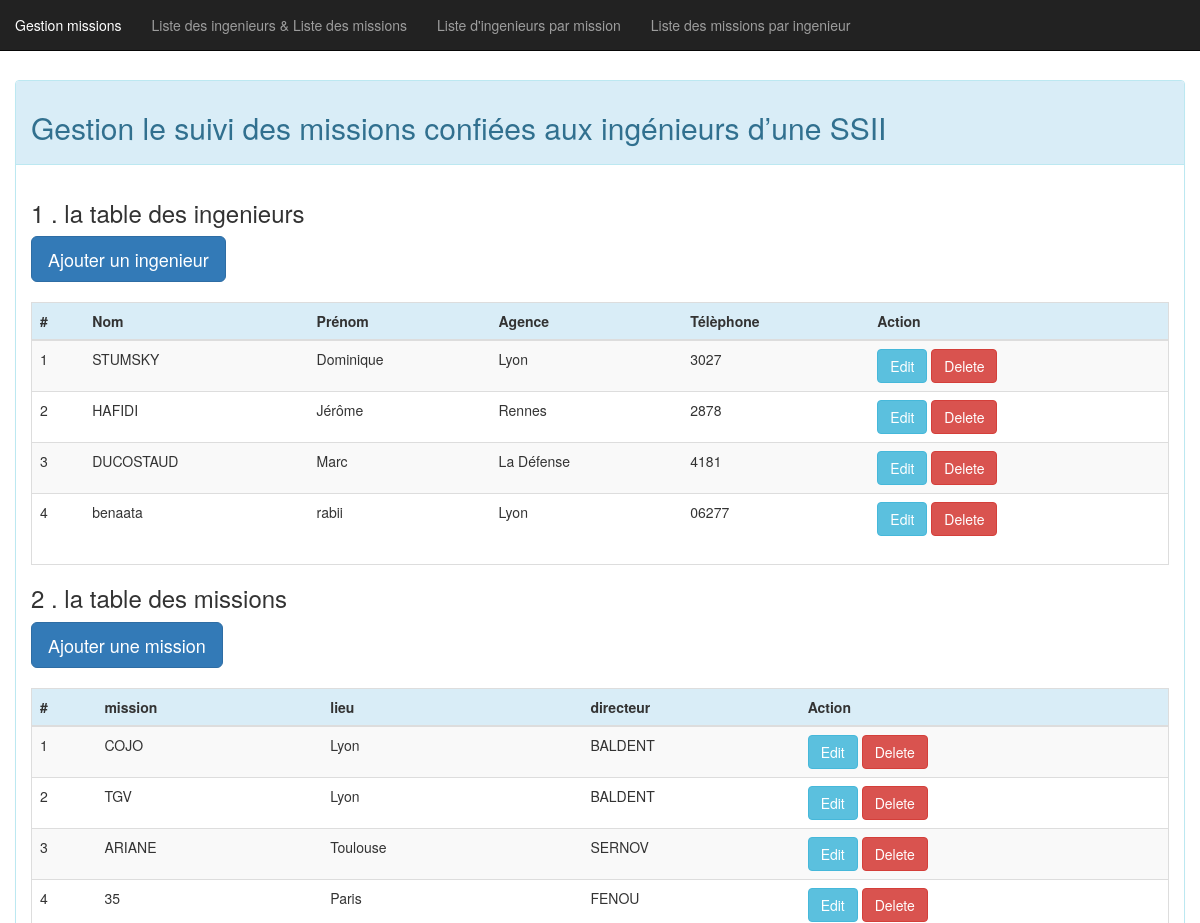
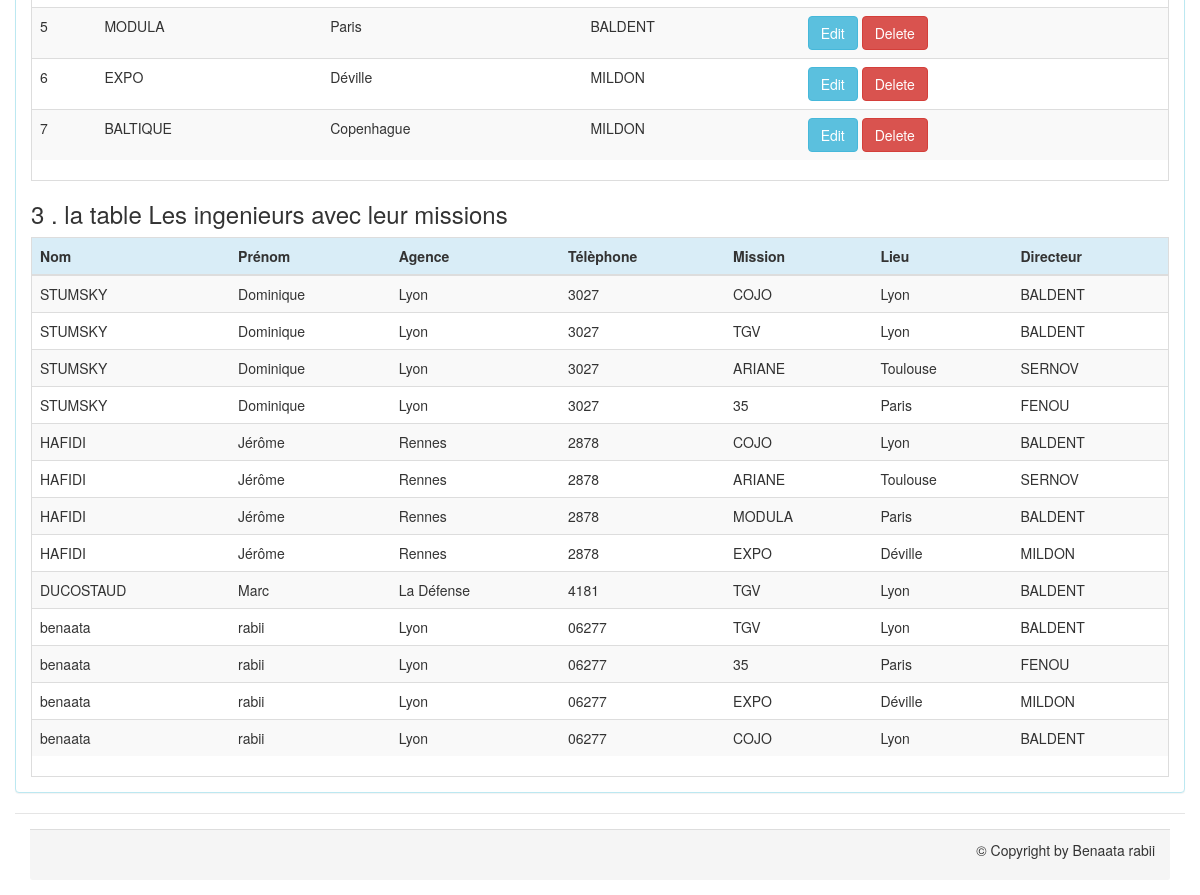
Screenshot of /principal.php with the database file from the repository (2 pictures, top to bottom).
### tables this page shows
CREATE TABLE `ingenieurs` (
  `idingenieurs` int(10) NOT NULL,
  `nom` varchar(20) NOT NULL,
  `prenom` varchar(20) NOT NULL,
  `agence` varchar(20) NOT NULL,
  `telephone` varchar(15) NOT NULL
);

CREATE TABLE `missions` (
  `idmissions` int(10) NOT NULL,
  `mission` varchar(35) NOT NULL,
  `lieu` varchar(35) NOT NULL,
  `directeur` varchar(35) NOT NULL
);

CREATE TABLE `affectations` (
  `idingenieurs` int(11) NOT NULL,
  `idmissions` int(11) NOT NULL
);

### fonction.fun.php (called while the page is built, shortened)
<?php
    function affiche_ingenieurs($bdd){
        $sql="SELECT * FROM `ingenieurs`";
        $reponse= $bdd->query($sql);
       return $reponse;
    }
     function affiche_missions($bdd){
        $sql="SELECT * FROM `missions`";
        $reponse= $bdd->query($sql);
        return $reponse;
    }
     function affiche_missions_ingenieurs($bdd){
        $sql="SELECT * FROM `missions`,ingenieurs,affectations WHERE ingenieurs.idingenieurs=affectations.idingenieurs and affectations.idmissions=missions.idmissions";
        $reponse= $bdd->prepare($sql);
        $reponse->execute();
        return $reponse;
    }
?>

### principal.php (the view, shortened to what this page needs)
<?php
include_once ('connect.php');
include_once ('fonction.fun.php');
?>
<!DOCTYPE html>
<html lang="en">
    <head>
        <link rel="stylesheet" type="text/css" href="principal.css" />
        <link href="bootstrap.min.css" rel="stylesheet">
        <link href="bootstrap-responsive.min.css" rel="stylesheet">
    </head>
    <body>
    <?php
    require_once 'menu.php';
    ?>
    <div class="col-md-12 col-xs-12 spacer">
        <div class="panel panel-info spacer">
            <div class="panel-heading">
                <h2>Gestion le suivi des missions confiées aux ingénieurs d’une SSII</h2>
            </div>
            <div class="panel-body">
                <div class="content">
                    <h3 id="ingenieurs">1 . la table des ingenieurs</h3>
                    <a class="btn btn-primary btn-lg" href="formulaire_ajouterIngenieur.php">Ajouter un ingenieur </a>
                    <br>
                    <br>
                    <div class="table-responsive table-bordered">
                        <table class="table table-striped">
                            <thead>
                            <tr class="bg-info">
                                <th>#</th>
                                <th>Nom</th>
                                <th>Prénom</th>
                                <th>Agence</th>
                                <th>Télèphone</th>
                                <th>Action</th>
                            </tr>
                            </thead>
                            <tbody>
                            <?php  $reponse = affiche_ingenieurs($bdd); while ($donnees = $reponse -> fetch(PDO::FETCH_ASSOC)): ?>
                                <tr class="gradeC">
                                    <td><?= $donnees['idingenieurs']  ?></td>
                                    <td><?= $donnees['nom'] ?></td>
                                    <td><?= $donnees['prenom'] ?></td>
                                    <td><?= $donnees['agence'] ?></td>
                                    <td><?= $donnees['telephone'] ?></td>
                                    <td class="center">
                                        <a href="formulaire_modifierIngenieur.php?idING=<?= $donnees['idingenieurs'] ?>" class="btn btn-mini btn-info">Edit</a>
                                        <a href="principal.php?idING=<?= $donnees['idingenieurs'] ?>" class="btn btn-mini btn-danger">Delete</a>
                                    </td>
                                </tr>
                            <?php endwhile; ?>
                            </tbody>
                        </table>
                    </div>
                    <h3 id="missions">2 . la table des missions</h3>
                    <a class="btn btn-primary btn-lg" href="formulaire_ajouterMission.php">Ajouter une mission </a>
                    <br/>
                    <br>
                    <div class="table-responsive table-bordered">
                        <table class="table table-striped">
                            <thead>
                            <tr class="bg-info">
                                <th>#</th>
                                <th>mission</th>
                                <th>lieu</th>
                                <th>directeur</th>
                                <th>Action</th>
                            </tr>
                            </thead>
                            <tbody>
                            <?php   $reponse = affiche_missions($bdd); while ($donnees = $reponse -> fetch(PDO::FETCH_ASSOC)): ?>
                                <tr class="gradeC">
                                    <td><?= $donnees['idmissions']  ?></td>
                                    <td><?= $donnees['mission'] ?></td>
                                    <td><?= $donnees['lieu'] ?></td>
                                    <td><?= $donnees['directeur'] ?></td>
                                    <td class="center">
                                        <a href="formulaire_modifierMission.php?idMIS=<?= $donnees['idmissions'] ?>" class="btn btn-mini btn-info">Edit</a>
                                        <a href="principal.php?idMIS=<?= $donnees['idmissions'] ?>" class="btn btn-mini btn-danger">Delete</a>
                                    </td>
                                </tr>
                            <?php endwhile; ?>
                            </tbody>
                        </table>
                    </div>
                    <h3 id="ingenieur_mission">3 . la table Les ingenieurs avec leur missions</h3>
                    <div class="table-responsive table-bordered">
                        <table class="table table-striped">
                            <thead>
                            <tr class="bg-info">
                                <th>Nom</th>
                                <th>Prénom</th>
                                <th>Agence</th>
                                <th>Télèphone</th>
                                <th>Mission</th>
                                <th>Lieu</th>
                                <th>Directeur</th>
                            </tr>
                            </thead>
                            <tbody>
                            <?php   $reponse = affiche_missions_ingenieurs($bdd); while ($donnees = $reponse -> fetch(PDO::FETCH_ASSOC)): ?>
                                <tr class="gradeC">
                                    <td><?= $donnees['nom']  ?></td>
                                    <td><?= $donnees['prenom'] ?></td>
                                    <td><?= $donnees['agence'] ?></td>
                                    <td><?= $donnees['telephone'] ?></td>
                                    <td><?= $donnees['mission'] ?></td>
                                    <td><?= $donnees['lieu'] ?></td>
                                    <td><?= $donnees['directeur'] ?></td>
                                </tr>
                            <?php endwhile; ?>
                            </tbody>
                        </table>
                    </div>
                </div>
            </div>
        </div>
        <?php
        require_once 'footer.php';
        ?>
    </body>
</html>

### menu.php
<div class="navbar navbar-inverse navbar-fixed-top">
    <ul class="nav navbar-nav">
        <li>
            <a href="index.php">Gestion missions</a>
        </li>
        <li>
            <a href="principal.php">Liste des ingenieurs & Liste des missions</a>
        </li>
        <li>
            <a href="formulaire_ingenieurs.php">Liste d'ingenieurs par mission</a>
        </li>
        <li>
            <a href="formulaire_missions.php">Liste des missions par ingenieur</a>
        </li>
</div>

### footer.php
<div class="modal-footer">
    <div class="panel-footer">
        <p> © Copyright by Benaata rabii</p>
    </div>
</div>

### principal.css (style rules this page uses)
.spacer { margin-top: 40px; }

### rows the page displays
ingenieurs: idingenieurs "1", nom "STUMSKY", prenom "Dominique", agence "Lyon", telephone "3027"
ingenieurs: idingenieurs "2", nom "HAFIDI", prenom "Jérôme", agence "Rennes", telephone "2878"
ingenieurs: idingenieurs "3", nom "DUCOSTAUD", prenom "Marc", agence "La Défense", telephone "4181"
ingenieurs: idingenieurs "4", nom "benaata", prenom "rabii", agence "Lyon", telephone "06277"
missions: idmissions "1", mission "COJO", lieu "Lyon", directeur "BALDENT"
missions: idmissions "2", mission "TGV", lieu "Lyon", directeur "BALDENT"
missions: idmissions "3", mission "ARIANE", lieu "Toulouse", directeur "SERNOV"
missions: idmissions "4", mission "35", lieu "Paris", directeur "FENOU"
missions: idmissions "5", mission "MODULA", lieu "Paris", directeur "BALDENT"
missions: idmissions "6", mission "EXPO", lieu "Déville", directeur "MILDON"
missions: idmissions "7", mission "BALTIQUE", lieu "Copenhague", directeur "MILDON"
affectations: idingenieurs.nom "STUMSKY", idingenieurs.prenom "Dominique", idingenieurs.agence "Lyon", idingenieurs.telephone "3027", idmissions.mission "COJO", idmissions.lieu "Lyon", idmissions.directeur "BALDENT"
affectations: idingenieurs.nom "STUMSKY", idingenieurs.prenom "Dominique", idingenieurs.agence "Lyon", idingenieurs.telephone "3027", idmissions.mission "TGV", idmissions.lieu "Lyon", idmissions.directeur "BALDENT"
affectations: idingenieurs.nom "STUMSKY", idingenieurs.prenom "Dominique", idingenieurs.agence "Lyon", idingenieurs.telephone "3027", idmissions.mission "ARIANE", idmissions.lieu "Toulouse", idmissions.directeur "SERNOV"
affectations: idingenieurs.nom "STUMSKY", idingenieurs.prenom "Dominique", idingenieurs.agence "Lyon", idingenieurs.telephone "3027", idmissions.mission "35", idmissions.lieu "Paris", idmissions.directeur "FENOU"
affectations: idingenieurs.nom "HAFIDI", idingenieurs.prenom "Jérôme", idingenieurs.agence "Rennes", idingenieurs.telephone "2878", idmissions.mission "COJO", idmissions.lieu "Lyon", idmissions.directeur "BALDENT"
affectations: idingenieurs.nom "HAFIDI", idingenieurs.prenom "Jérôme", idingenieurs.agence "Rennes", idingenieurs.telephone "2878", idmissions.mission "ARIANE", idmissions.lieu "Toulouse", idmissions.directeur "SERNOV"
affectations: idingenieurs.nom "HAFIDI", idingenieurs.prenom "Jérôme", idingenieurs.agence "Rennes", idingenieurs.telephone "2878", idmissions.mission "MODULA", idmissions.lieu "Paris", idmissions.directeur "BALDENT"
affectations: idingenieurs.nom "HAFIDI", idingenieurs.prenom "Jérôme", idingenieurs.agence "Rennes", idingenieurs.telephone "2878", idmissions.mission "EXPO", idmissions.lieu "Déville", idmissions.directeur "MILDON"
affectations: idingenieurs.nom "DUCOSTAUD", idingenieurs.prenom "Marc", idingenieurs.agence "La Défense", idingenieurs.telephone "4181", idmissions.mission "TGV", idmissions.lieu "Lyon", idmissions.directeur "BALDENT"
affectations: idingenieurs.nom "benaata", idingenieurs.prenom "rabii", idingenieurs.agence "Lyon", idingenieurs.telephone "06277", idmissions.mission "TGV", idmissions.lieu "Lyon", idmissions.directeur "BALDENT"
affectations: idingenieurs.nom "benaata", idingenieurs.prenom "rabii", idingenieurs.agence "Lyon", idingenieurs.telephone "06277", idmissions.mission "35", idmissions.lieu "Paris", idmissions.directeur "FENOU"
affectations: idingenieurs.nom "benaata", idingenieurs.prenom "rabii", idingenieurs.agence "Lyon", idingenieurs.telephone "06277", idmissions.mission "EXPO", idmissions.lieu "Déville", idmissions.directeur "MILDON"
affectations: idingenieurs.nom "benaata", idingenieurs.prenom "rabii", idingenieurs.agence "Lyon", idingenieurs.telephone "06277", idmissions.mission "COJO", idmissions.lieu "Lyon", idmissions.directeur "BALDENT"
